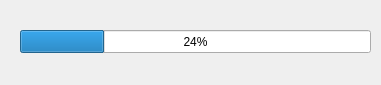
<?xml version="1.0" encoding="UTF-8"?>
<ui version="4.0">
 <class>LoadngDialog</class>
 <widget class="QDialog" name="LoadngDialog">
  <property name="geometry">
   <rect>
    <x>0</x>
    <y>0</y>
    <width>381</width>
    <height>85</height>
   </rect>
  </property>
  <property name="windowTitle">
   <string>Dialog</string>
  </property>
  <widget class="QProgressBar" name="progressBar">
   <property name="geometry">
    <rect>
     <x>20</x>
     <y>30</y>
     <width>351</width>
     <height>23</height>
    </rect>
   </property>
   <property name="value">
    <number>24</number>
   </property>
  </widget>
 </widget>
 <resources/>
 <connections/>
</ui>
